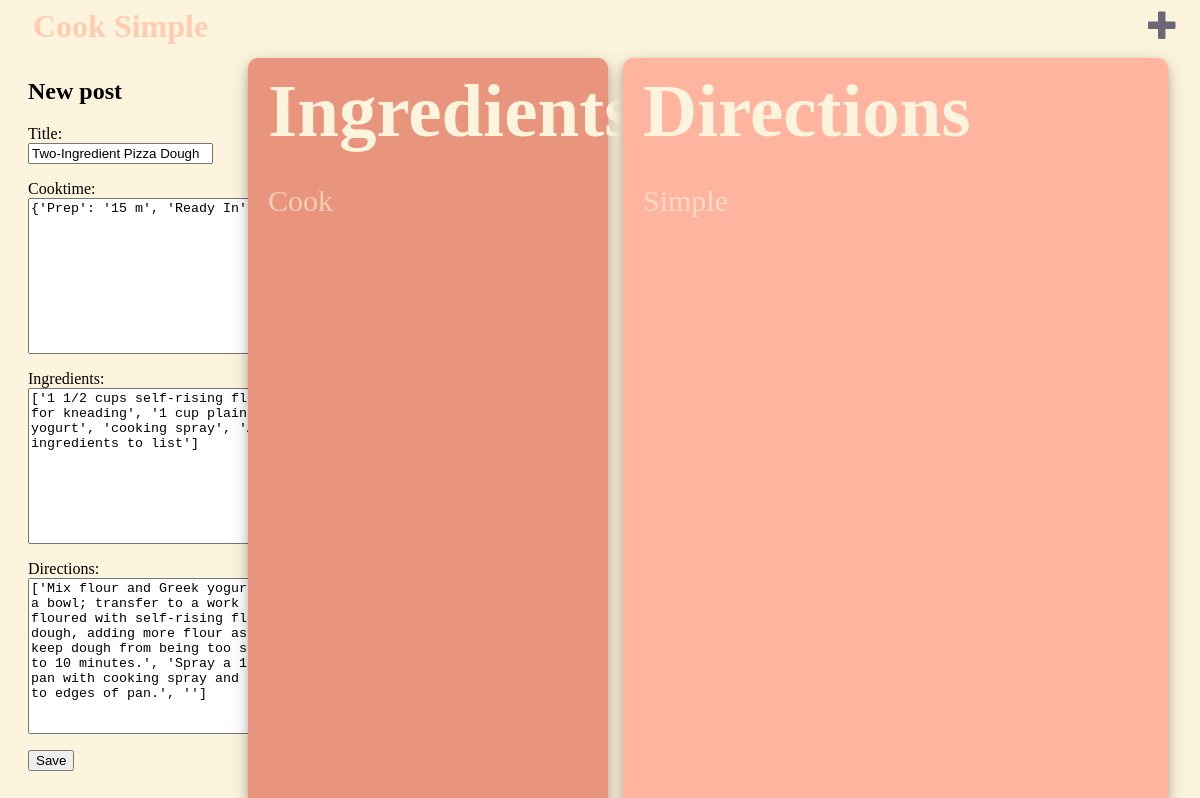
The app's page /recipe/2/edit (signed in), older data.
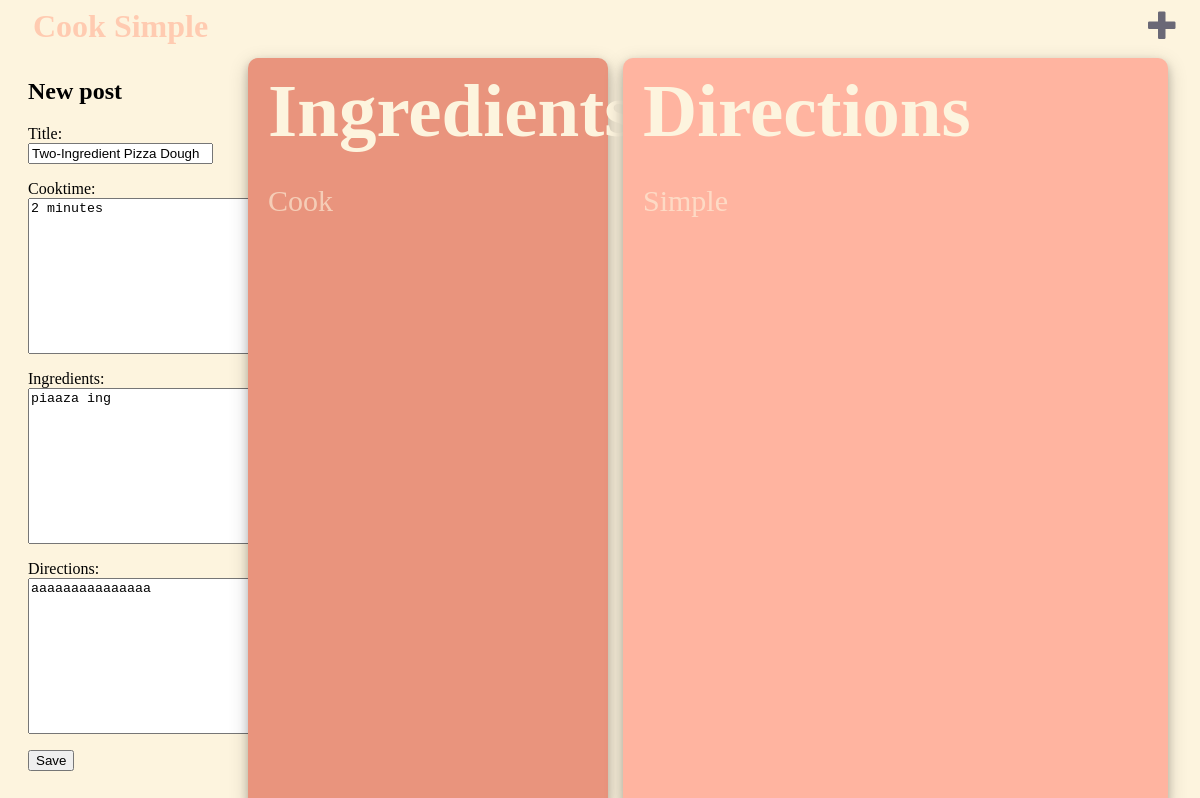
The same page, newer data.
### recipe/models.py (models this page shows, shortened)
class Recipe(models.Model):
    author = models.ForeignKey(settings.AUTH_USER_MODEL, on_delete=models.CASCADE)
    title = models.CharField(max_length=200)
    cooktime = models.TextField()
    ingredients = models.TextField()
    directions = models.TextField()
    created_date = models.DateTimeField(default=timezone.now)
    published_date = models.DateTimeField(blank=True, null=True)

### recipe/views.py (the view)
# urls.py: path('recipe/<int:pk>/edit', views.recipe_edit, name='recipe_edit'),
@login_required
def recipe_edit(request, pk):
    recipe = get_object_or_404(Recipe, pk=pk)
    if request.method == "POST":
        form = RecipeForm(request.POST, instance=recipe)
        if form.is_valid():
            recipe = form.save(commit=False)
            recipe.author = request.user
            recipe.published_date = timezone.now()
            recipe.save()
            return redirect('recipe_detail', pk=recipe.pk)
    else:
        form = RecipeForm(instance=recipe)
    return render(request, 'recipe/recipe_edit.html', {'form': form})

### recipe/forms.py
class RecipeForm(forms.ModelForm):
    class Meta:
        model = Recipe
        fields = ('title',
                  'cooktime',
                  'ingredients',
                  'directions')

### recipe/templates/recipe/recipe_edit.html
{% extends 'recipe/base.html' %}
{% block content %}
    <h2>New post</h2>
    <form method="POST" class="post-form">{% csrf_token %}
        {{ form.as_p }}
        <button type="submit" class="save btn btn-default">Save</button>
    </form>
{% endblock %}

Row changes from the older to the newer data that the page shows:
changed Recipe "Two-Ingredient Pizza Dough": cooktime "{'Prep': '15 m', 'Ready In': '15 m'}" → "2 minutes"; ingredients "['1 1/2 cups self-rising flour, plus more for kneading', '1 cup plain Greek yogurt', 'cooking spray', 'Add all ingredients to list']" → "piaaza ing"; directions "['Mix flour and Greek yogurt together in a bowl; transfer to a work surface floured with self-rising flour. Knead dough, adding more flour as needed to keep dough from being too sticky, for 8 to 10 minutes.', 'Spray a 12-inch pizza pan with cooking spray and spread dough to edges of pan.', '']" → "aaaaaaaaaaaaaaa"
